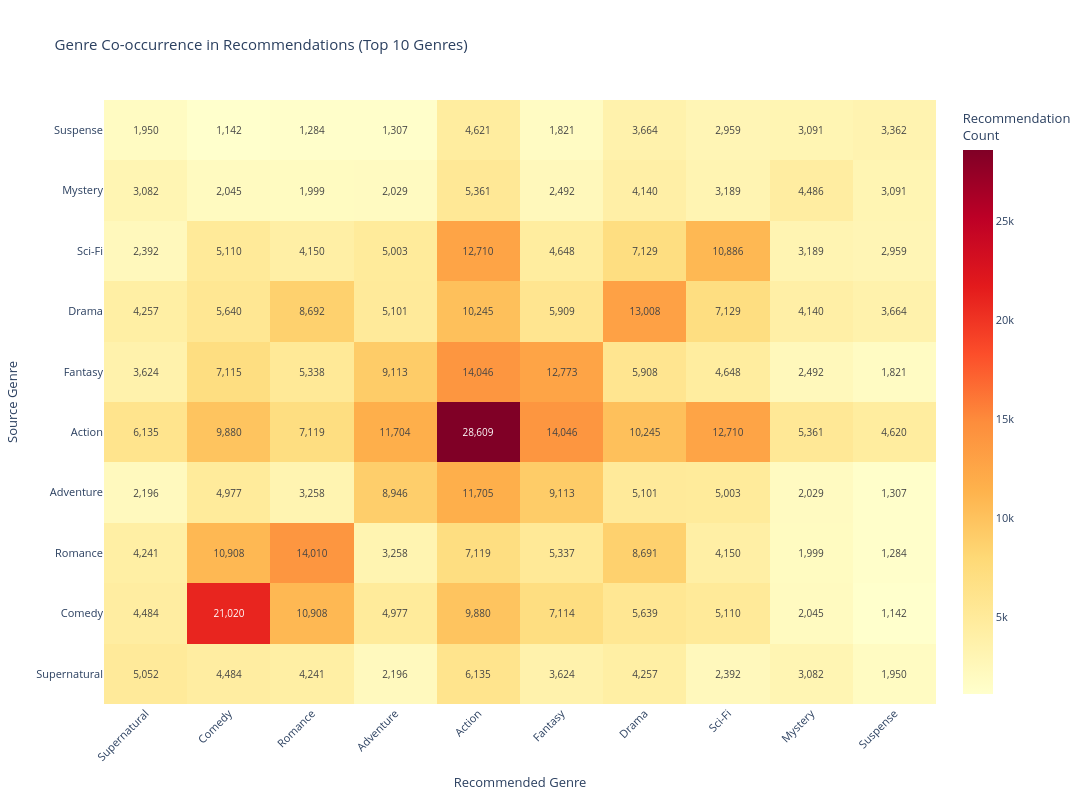

The notebook cell saved with this chart:
### Markdown cell above
### The Character Efficiency Paradox

This isn't about which genres are popular, it's about **character-to-emotion conversion efficiency.** How many favorites does each character generate?

**Suspense wins big:** Highest favorites with the smallest rosters. Every character must matter because the genre demands psychological depth.  
No throwaway characters in psychological thrillers.

**Award Winning = Character Memorability:** You win awards for characters that haunt viewers, not plots.  
These anime treat characters as literature, complex beings worth extended exploration.

**Action's anomaly:** Third place despite largest cast. Action characters don't need depth to be beloved, a signature fighting style creates attachment.  
Multiple pathways to connection mean huge casts work.

**Comedy's disconnect:** Comedy characters are enjoyed but rarely "favorited." They're functional, they make you laugh without making you cry.  
Archetypes, not personalities.

**Mystery's weakness:** The puzzle overshadows the person. Viewers remember the twist, not always who delivered it.

**The lesson:** Small cast with deep investment beats large cast with shallow investment, but genre must support that strategy.

Let's see if this intuition can guide us further into the success of an anime.  
Here is how genres occurs in terms of reccomendations.

### Code cell
fig = gu.recommendation_genre_cooccurrence()
fig.show()

### Figure 1 — Plotly figure (JSON) as saved in the notebook; plotly's stock layout.template omitted (floating-point values rounded to 4 significant figures)
{"data": [{"colorbar": {"title": {"text": "Recommendation<br>Count"}}, "colorscale": [[0, "rgb(255,255,204)"], [0.125, "rgb(255,237,160)"], [0.25, "rgb(254,217,118)"], [0.375, "rgb(254,178,76)"], [0.5, "rgb(253,141,60)"], [0.625, "rgb(252,78,42)"], [0.75, "rgb(227,26,28)"], [0.875, "rgb(189,0,38)"], [1, "rgb(128,0,38)"]], "hovertemplate": "<b>%{y}</b> → <b>%{x}</b><br>Recommendations: %{z:,.0f}<br><extra></extra>", "text": [[5052.0, 4484.0, 4241.0, 2196.0, 6135.0, 3624.0, 4257.0, 2392.0, 3082.0, 1950.0], [4484.0, 21020.0, 10910.0, 4977.0, 9880.0, 7114.0, 5639.0, 5110.0, 2045.0, 1142.0], [4241.0, 10910.0, 14010.0, 3258.0, 7119.0, 5337.0, 8691.0, 4150.0, 1999.0, 1284.0], [2196.0, 4977.0, 3258.0, 8946.0, 11700.0, 9113.0, 5101.0, 5003.0, 2029.0, 1307.0], [6135.0, 9880.0, 7119.0, 11700.0, 28610.0, 14050.0, 10240.0, 12710.0, 5361.0, 4620.0], [3624.0, 7115.0, 5338.0, 9113.0, 14050.0, 12770.0, 5908.0, 4648.0, 2492.0, 1821.0], [4257.0, 5640.0, 8692.0, 5101.0, 10240.0, 5909.0, 13010.0, 7129.0, 4140.0, 3664.0], [2392.0, 5110.0, 4150.0, 5003.0, 12710.0, 4648.0, 7129.0, 10890.0, 3189.0, 2959.0], [3082.0, 2045.0, 1999.0, 2029.0, 5361.0, 2492.0, 4140.0, 3189.0, 4486.0, 3091.0], [1950.0, 1142.0, 1284.0, 1307.0, 4621.0, 1821.0, 3664.0, 2959.0, 3091.0, 3362.0]], "textfont": {"size": 10}, "texttemplate": "%{text:,.0f}", "type": "heatmap", "x": ["Supernatural", "Comedy", "Romance", "Adventure", "Action", "Fantasy", "Drama", "Sci-Fi", "Mystery", "Suspense"], "y": ["Supernatural", "Comedy", "Romance", "Adventure", "Action", "Fantasy", "Drama", "Sci-Fi", "Mystery", "Suspense"], "z": [[5052.0, 4484.0, 4241.0, 2196.0, 6135.0, 3624.0, 4257.0, 2392.0, 3082.0, 1950.0], [4484.0, 21020.0, 10910.0, 4977.0, 9880.0, 7114.0, 5639.0, 5110.0, 2045.0, 1142.0], [4241.0, 10910.0, 14010.0, 3258.0, 7119.0, 5337.0, 8691.0, 4150.0, 1999.0, 1284.0], [2196.0, 4977.0, 3258.0, 8946.0, 11700.0, 9113.0, 5101.0, 5003.0, 2029.0, 1307.0], [6135.0, 9880.0, 7119.0, 11700.0, 28610.0, 14050.0, 10240.0, 12710.0, 5361.0, 4620.0], [3624.0, 7115.0, 5338.0, 9113.0, 14050.0, 12770.0, 5908.0, 4648.0, 2492.0, 1821.0], [4257.0, 5640.0, 8692.0, 5101.0, 10240.0, 5909.0, 13010.0, 7129.0, 4140.0, 3664.0], [2392.0, 5110.0, 4150.0, 5003.0, 12710.0, 4648.0, 7129.0, 10890.0, 3189.0, 2959.0], [3082.0, 2045.0, 1999.0, 2029.0, 5361.0, 2492.0, 4140.0, 3189.0, 4486.0, 3091.0], [1950.0, 1142.0, 1284.0, 1307.0, 4621.0, 1821.0, 3664.0, 2959.0, 3091.0, 3362.0]]}], "layout": {"font": {"size": 11}, "height": 800, "title": {"text": "Genre Co-occurrence in Recommendations (Top 10 Genres)"}, "width": 1200, "xaxis": {"tickangle": -45, "title": {"text": "Recommended Genre"}}, "yaxis": {"title": {"text": "Source Genre"}}}}
